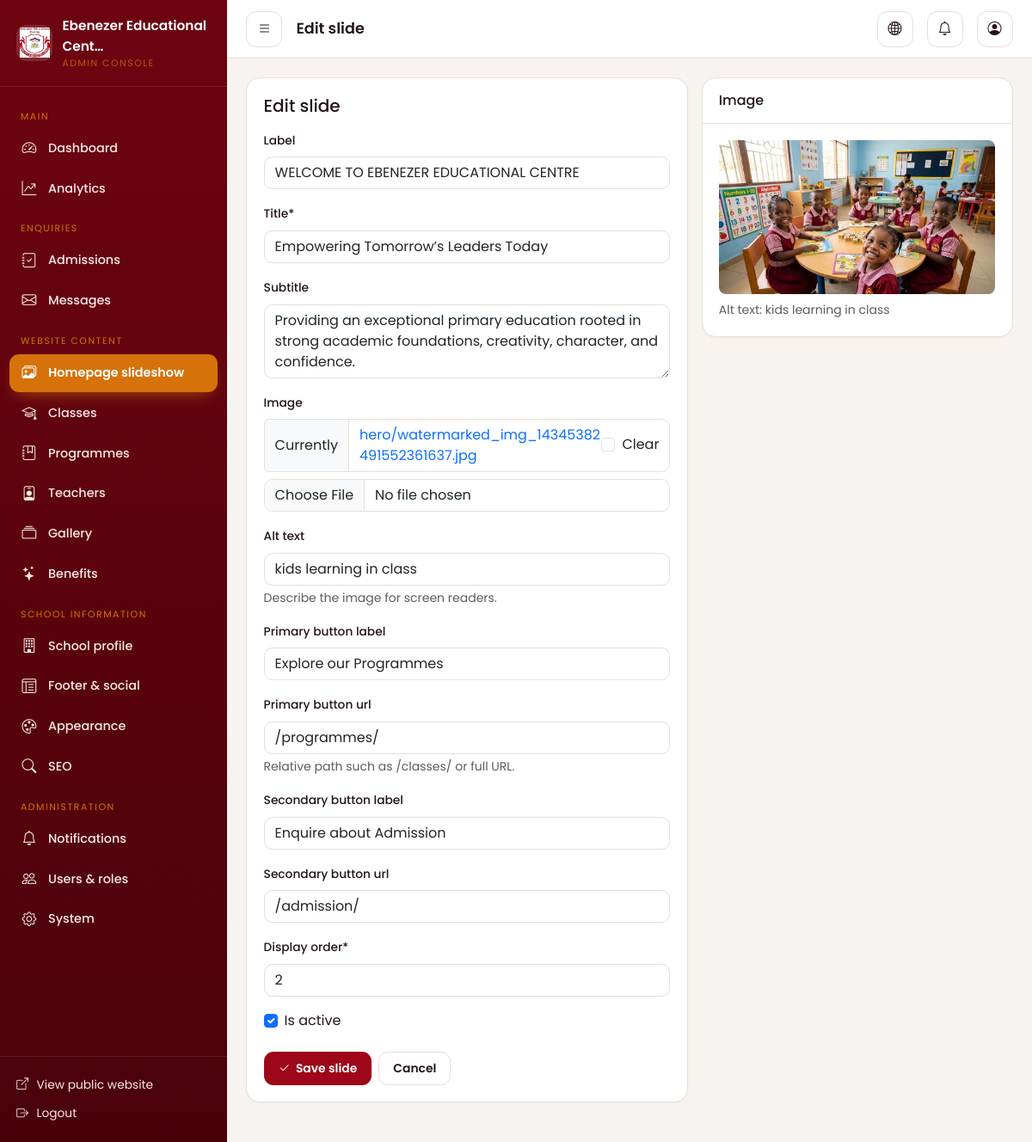
Before: /dashboard/slides/3/edit/ (signed in) with the older database file.
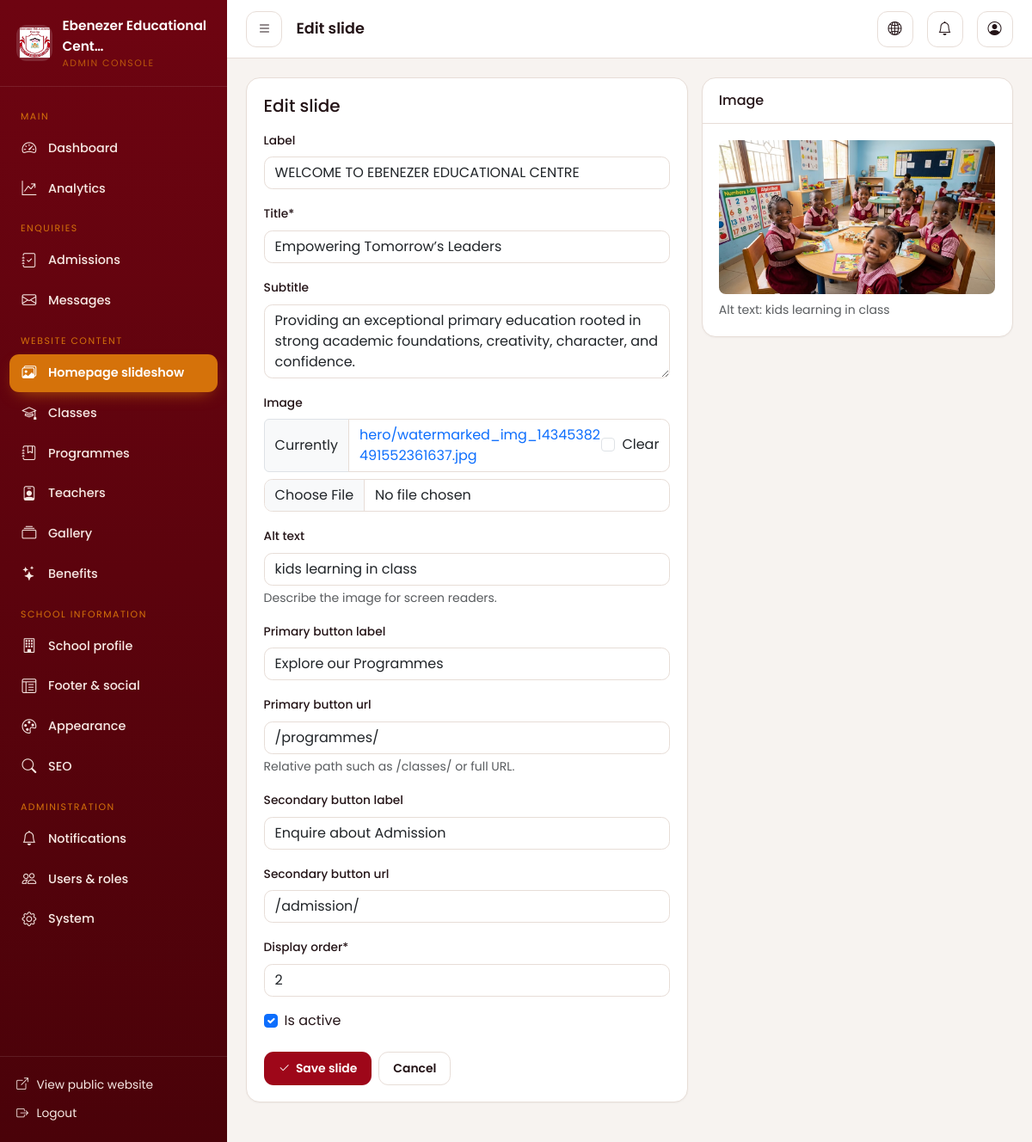
After: the same page with the newer database file.
### apps/school/models.py (models this page shows, shortened)
class HeroSlide(TimeStampedModel):
    label = models.CharField(
        max_length=120,
        blank=True,
        default="WELCOME TO EBENEZER EDUCATIONAL CENTRE",
    )
    title = models.CharField(max_length=200)
    subtitle = models.TextField(blank=True)
    image = models.ImageField(
        upload_to="hero/", blank=True, null=True, validators=[ImageValidator()]
    )
    alt_text = models.CharField(
        max_length=200,
        blank=True,
        help_text="Describe the image for screen readers.",
    )
    primary_button_label = models.CharField(max_length=60, blank=True)
    primary_button_url = models.CharField(
        max_length=255, blank=True, help_text="Relative path such as /classes/ or full URL."
    )
    secondary_button_label = models.CharField(max_length=60, blank=True)
    secondary_button_url = models.CharField(max_length=255, blank=True)
    display_order = models.PositiveIntegerField(default=0, db_index=True)
    is_active = models.BooleanField(default=True, db_index=True)
    class Meta:
        ordering = ["display_order", "id"]
        verbose_name = "Hero slide"
        verbose_name_plural = "Hero slides"

### apps/dashboard/views.py (the view)
# urls.py: path("slides/<int:pk>/edit/", views.slide_update, name="slide_update"),
@capability_required("content_manage")
def slide_update(request, pk):
    slide = get_object_or_404(HeroSlide, pk=pk)
    form = HeroSlideForm(request.POST or None, request.FILES or None, instance=slide)
    if request.method == "POST" and form.is_valid():
        slide = form.save()
        log_action(request, "update", slide, f"Updated slide '{slide.title}'")
        messages.success(request, "Slide updated.")
        return redirect("dashboard:slide_list")
    return render(
        request,
        "dashboard/slides/form.html",
        {"form": form, "slide": slide, "page_title": "Edit slide", "active": "slides"},
    )

### apps/school/forms.py (shortened to what this page needs)
class HeroSlideForm(forms.ModelForm):
    class Meta:
        model = HeroSlide
        fields = [
            "label",
            "title",
            "subtitle",
            "image",
            "alt_text",
            "primary_button_label",
            "primary_button_url",
            "secondary_button_label",
            "secondary_button_url",
            "display_order",
            "is_active",
        ]
        widgets = {
            "subtitle": forms.Textarea(attrs={"rows": 3}),
            "image": forms.ClearableFileInput(attrs={"accept": "image/*"}),
        }
    def __init__(self, *args, **kwargs):
        super().__init__(*args, **kwargs)
        for name, field in self.fields.items():
            existing = field.widget.attrs.get("class", "")
            if isinstance(field.widget, forms.CheckboxInput):
                field.widget.attrs["class"] = "form-check-input"
            elif isinstance(field.widget, forms.Select):
                field.widget.attrs["class"] = "form-select"
            else:
                field.widget.attrs["class"] = (existing + " form-control").strip()

### templates/dashboard/slides/form.html (shortened to what this page needs)
{% extends "dashboard/base.html" %}
{% load crispy_forms_tags %}
{% block content %}
<div class="row g-3">
  <div class="col-lg-7">
    <div class="dash-card">
      <div class="dash-card-body">
        <h2 class="h5 mb-3">{{ page_title }}</h2>
        <form method="post" enctype="multipart/form-data" novalidate>
          {{ form|crispy }}
          <div class="d-flex gap-2 mt-4">
            <button type="submit" class="dash-btn dash-btn-primary"><i class="bi bi-check2"></i> Save slide</button>
            <a href="{% url 'dashboard:slide_list' %}" class="dash-btn dash-btn-light">Cancel</a>
          </div>
        </form>
      </div>
    </div>
  </div>
  <div class="col-lg-5">
    <div class="dash-card">
      <div class="dash-card-head"><h2 class="h6 mb-0">Image</h2></div>
      <div class="dash-card-body">
        {% if slide.image %}
          <img src="{{ slide.image.url }}" alt="" class="img-fluid rounded-3">
        {% else %}
          <p class="text-muted mb-0">No image uploaded yet. A wide landscape photo works best (around 1600&times;900).</p>
        {% endif %}
        {% if slide.alt_text %}<p class="small text-muted mt-2 mb-0">Alt text: {{ slide.alt_text }}</p>{% endif %}
      </div>
    </div>
  </div>
</div>
{% endblock %}

Changed rows visible on the page:
changed HeroSlide "kids learning in class": title "Empowering Tomorrow’s Leaders Today" → "Empowering Tomorrow’s Leaders"
